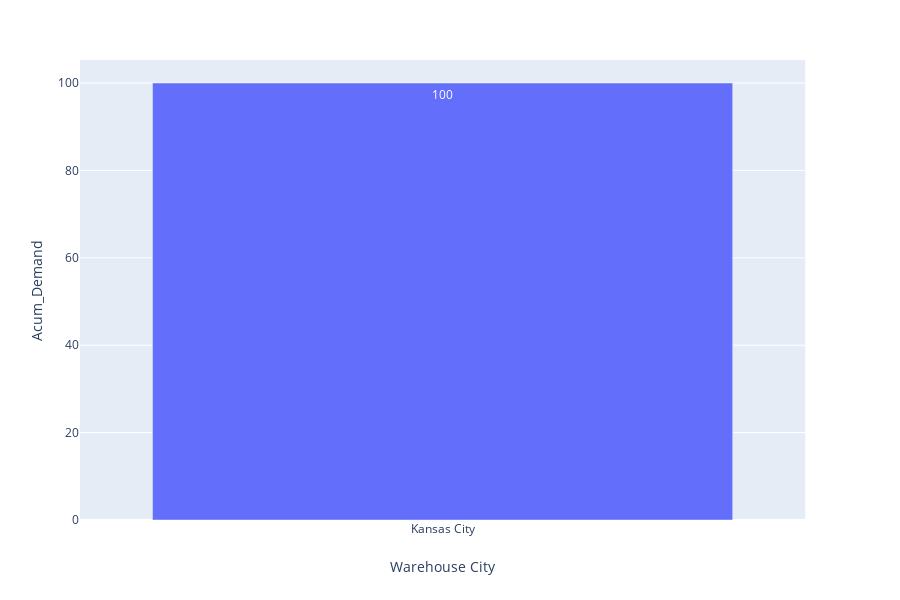
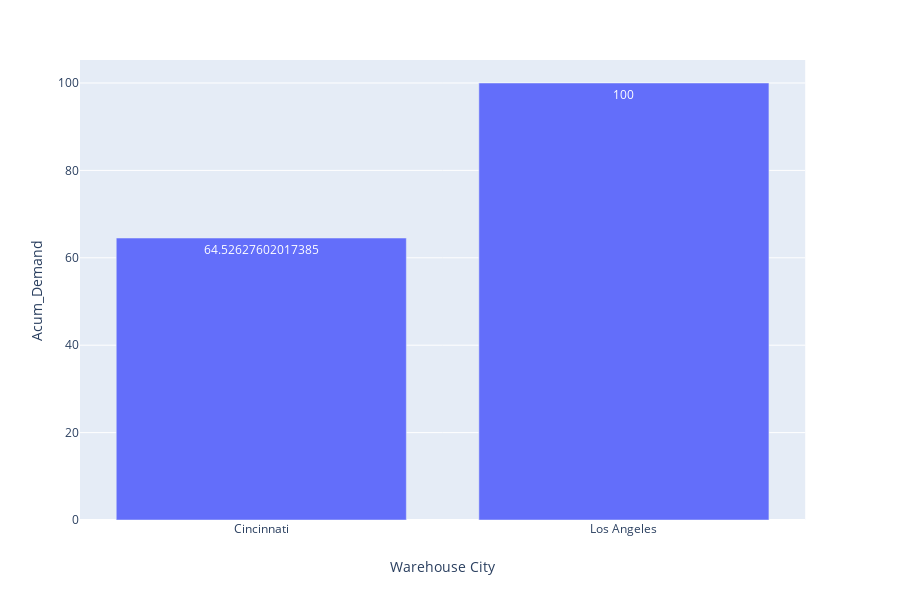

Write notebook code for charts like these, in order.
### Code cell
for i in range(10):
    print('Ejecutando P =',str(i+1), 'facilities')
    file = open(scenario_name+'_summary_loop'+ str(i+1) + '.txt',"w")
    run_P_Facilities(i+1)

### Figure 1 — Plotly figure (JSON) as saved in the notebook; plotly's stock layout.template omitted (floating-point values rounded to 4 significant figures)
{"data": [{"alignmentgroup": "True", "hoverlabel": {"namelength": 0}, "hovertemplate": "Warehouse City=%{x}<br>Acum_Demand=%{text}", "legendgroup": "", "marker": {"color": "#636efa"}, "name": "", "offsetgroup": "", "orientation": "v", "showlegend": false, "text": [100], "textposition": "auto", "type": "bar", "x": ["Kansas City"], "xaxis": "x", "y": [100], "yaxis": "y"}], "layout": {"barmode": "relative", "height": 600, "legend": {"tracegroupgap": 0}, "margin": {"t": 60}, "xaxis": {"anchor": "y", "domain": [0, 0.98], "title": {"text": "Warehouse City"}}, "yaxis": {"anchor": "x", "domain": [0, 1], "title": {"text": "Acum_Demand"}}}}

### Figure 2 — Plotly figure (JSON) as saved in the notebook; plotly's stock layout.template omitted (floating-point values rounded to 4 significant figures)
{"data": [{"alignmentgroup": "True", "hoverlabel": {"namelength": 0}, "hovertemplate": "Warehouse City=%{x}<br>Acum_Demand=%{text}", "legendgroup": "", "marker": {"color": "#636efa"}, "name": "", "offsetgroup": "", "orientation": "v", "showlegend": false, "text": [64.53, 100], "textposition": "auto", "type": "bar", "x": ["Cincinnati", "Los Angeles"], "xaxis": "x", "y": [64.53, 100], "yaxis": "y"}], "layout": {"barmode": "relative", "height": 600, "legend": {"tracegroupgap": 0}, "margin": {"t": 60}, "xaxis": {"anchor": "y", "domain": [0, 0.98], "title": {"text": "Warehouse City"}}, "yaxis": {"anchor": "x", "domain": [0, 1], "title": {"text": "Acum_Demand"}}}}
